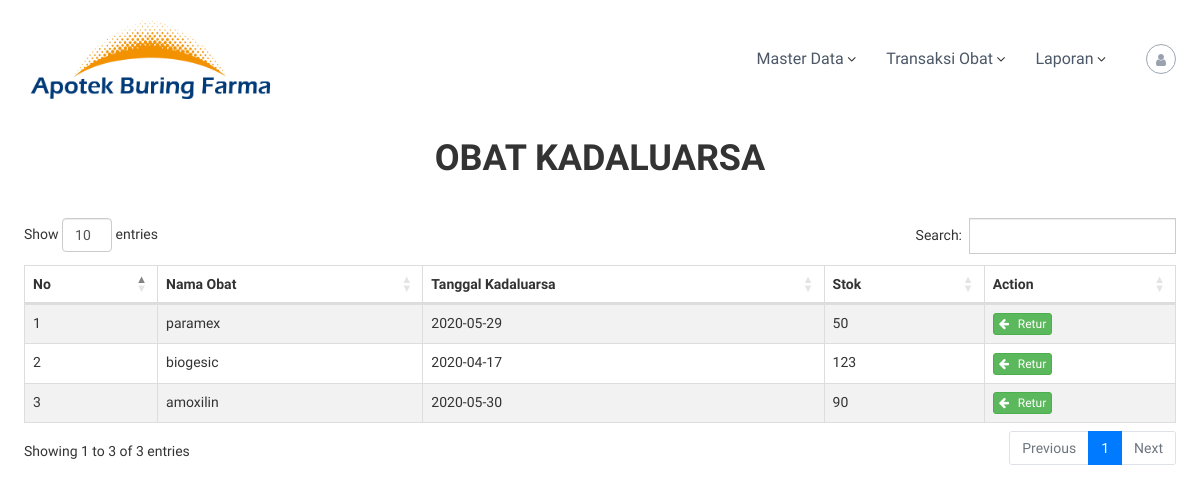
The page /view/trans_obat_kadaluarsa.php (signed in) on the database its author committed.
### tables this page shows
CREATE TABLE `obat` (
  `id` int(10) NOT NULL,
  `nama_obat` varchar(255) NOT NULL,
  `jenis_obat` varchar(255) NOT NULL,
  `satuan` int(10) NOT NULL,
  `tanggal_terima` varchar(10) NOT NULL,
  `tanggal_kadaluarsa` varchar(10) NOT NULL,
  `stok` int(11) NOT NULL,
  `suplier` varchar(255) NOT NULL,
  `no_faktur` int(15) NOT NULL,
  `tanda_terima` varchar(255) NOT NULL
);

### view/trans_obat_kadaluarsa.php (the view, shortened to what this page needs)
<!DOCTYPE html>
<html lang="id-ID">
<head>
    <link href="//maxcdn.bootstrapcdn.com/font-awesome/4.1.0/css/font-awesome.min.css" rel="stylesheet">
    <link rel='stylesheet' id='font-awesome-css'  href="../assets/css/font-awesome.min.css" type='text/css' media='' />
    <link rel='stylesheet' id='flash-style-css'  href="../assets/css/style.css" type='text/css' media='all' />
    <link rel='stylesheet' id='responsive-css'  href="../assets/css/responsive.min.css" type='text/css' media='' />
    <link rel='stylesheet'  href="https://cdnjs.cloudflare.com/ajax/libs/twitter-bootstrap/4.1.3/css/bootstrap.css" type='text/css' media='' />
    <link rel='stylesheet'  href="https://cdn.datatables.net/1.10.20/css/dataTables.bootstrap4.min.css" type='text/css' media='' />
    <link rel="stylesheet" href="https://maxcdn.bootstrapcdn.com/bootstrap/3.4.1/css/bootstrap.min.css">
</head>
<body class="post-template-default single single-post postid-112 single-format-standard wp-custom-logo  left-logo-right-menu right-sidebar">
<div id="page" class="site">
    <header id="masthead" class="site-header" role="banner">
        <div class="header-bottom">
            <div class="tg-container">
                <div class="logo">
                    <figure class="logo-image">
                        <a href="/apotek" class="custom-logo-link" rel="home">
                            <img width="250" height="90" src="../assets/img/logo.png" class="custom-logo" alt="Aplikasi Apotek Terbaik Inofarma 2.0" srcset="../assets/img/logo.png 350w, ../assets/img/logo.png 300w" sizes="(max-width: 350px) 100vw, 350px" />
                        </a>
                    </figure>
                </div>
                <div class="site-navigation-wrapper">
                    <nav id="site-navigation" class="main-navigation" role="navigation">
                        <div class="menu-blog-inofarma-container">
                            <ul id="primary-menu" class="menu">
                                <?php if($_SESSION['jabatan']=="Administrator"){
                                echo "<li id='menu-item-70' class='menu-item-has-children menu-item menu-item-type-custom menu-item-object-custom menu-item-70'><a href='#'>Master Data</a>
                                    <ul id='sub-menu' class='sub-menu'>
                                        <li class='menu-item'><a href='master_user.php'>Master User</a></li>
                                        <li class='menu-item'><a href='master_suplier.php'>Master Suplier</a></li>
                                        <li class='menu-item'><a href='master_obat.php'>Master Obat</a></li>
                                    </ul>
                                </li>";}
                                if($_SESSION['jabatan']=="Administrator" || $_SESSION['jabatan']=="Operator Gudang"){
                                echo "<li id='menu-item-70' class='menu-item-has-children menu-item menu-item-type-custom menu-item-object-custom menu-item-70'><a href='#''>Transaksi Obat</a>
                                    <ul id='sub-menu' class='sub-menu'>";
                                    echo "</ul>
                                </li>";
                                }
                                if($_SESSION['jabatan']=="Administrator" || $_SESSION['jabatan']=="Pemilik"){
                                echo "<li id='menu-item-70' class='menu-item-has-children menu-item menu-item-type-custom menu-item-object-custom menu-item-70'><a href='#'>Laporan</a>
                                    <ul id='sub-menu' class='sub-menu'>
                                        <li class='menu-item'><a href='laporan_obat_keluar.php'>Laporan Obat Keluar
                                        </a></li>
                                    </ul>
                                </li>";}
                            echo "</ul>";
                            ?>
                        </div>
                    </nav>
                </div>
                <div class="header-action-container">
                    <div class="search-wrap">
                        <div class="search-icon">
                            <i class="fa fa-user"></i>
                        </div>
                    </div>
                </div>
            </div>
        </div>
    </header>
    <div id="content" class="site-content">
        <h1 style="text-align:center; font-weight: bold; padding-bottom: 30px;">OBAT KADALUARSA</h1>
        <div class="tg-container">
            <table id="example" class="table table-striped table-bordered" style="width:100%">
                <thead>
                    <tr>
                        <th>No</th>
                        <th>Nama Obat</th>
                        <th>Tanggal Kadaluarsa</th>
                        <th>Stok</th>
                        <th>Action</th>
                    </tr>
                </thead>
                <tbody>
                    <?php
                        include '../koneksi/conn.php';
                        $tgl = date("Y-m-d");
                        $no = 1;
                        $data = mysqli_query($koneksi,"select * from obat where tanggal_kadaluarsa<'$tgl'");
                        while($d = mysqli_fetch_array($data)){
                    ?>
                    <tr>
                        <td><?php echo $no++; ?></td>
                        <td><?php echo $d['nama_obat']; ?></td>
                        <td><?php echo $d['tanggal_kadaluarsa']; ?></td>
                        <td><?php echo $d['stok']; ?></td>
                        <td><a href="#" type="button" class="btn btn-success btn-xs" data-toggle="modal" data-target="#retur<?php echo $d['id']; ?>"><i class="fa fa-arrow-left" ></i>&nbsp;&nbsp;&nbsp;Retur</a>
                        </td>
                    </tr>
                    <?php
                    }
                    ?>
                </tbody>
            </table>
        </div>
    </div>
</body>
</html>

### view/trans_obat_kadaluarsa.php (style rules this page uses)
body { font-family:Comfortaa, "Comic Sans MS", cursive, sans-serif;font-weight:300; }

### rows shown on the page
obat: nama_obat "paramex", tanggal_kadaluarsa "2020-05-29", stok "50"
obat: nama_obat "biogesic", tanggal_kadaluarsa "2020-04-17", stok "123"
obat: nama_obat "amoxilin", tanggal_kadaluarsa "2020-05-30", stok "90"
